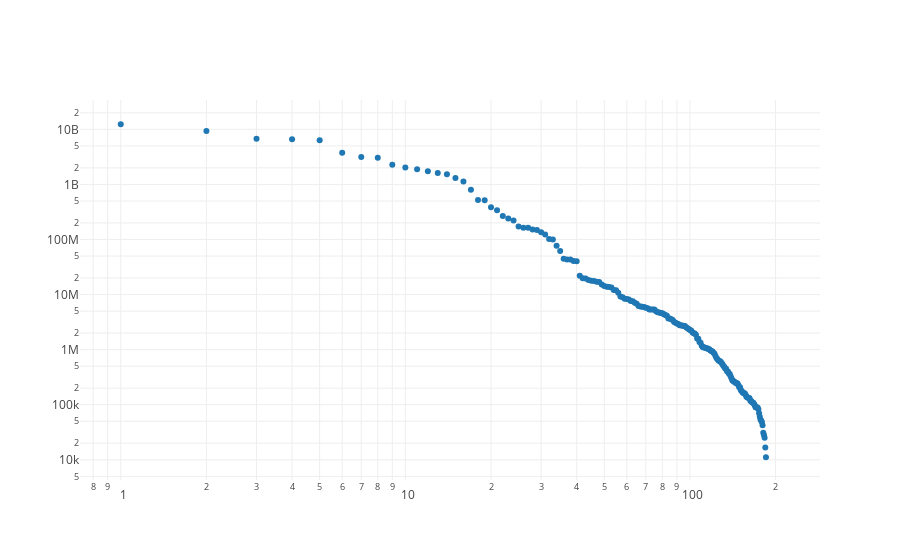

The code cell stored with this chart in its notebook:
### Code cell
trace = go.Scatter(x=data.index, y=data['total_contribution'], mode='markers')
layout = go.Layout(
    title='',
    xaxis=dict(type='log'),
    yaxis=dict(type='log')
)

fig = dict(data=[trace], layout=layout)
plotly.offline.iplot(fig)

### Figure 1 — Plotly figure (JSON) as saved in the notebook; plotly's stock layout.template omitted (floating-point values rounded to 4 significant figures; data arrays with more than 128 entries replaced by an {"elided": "..."} marker saying what was removed)
{"data": [{"mode": "markers", "type": "scatter", "uid": "8d8cf81d-b840-4c28-8754-e9bb1c717101", "x": {"elided": "207 int values"}, "y": {"elided": "207 float values"}}], "layout": {"title": {"text": ""}, "xaxis": {"type": "log"}, "yaxis": {"type": "log"}}}
